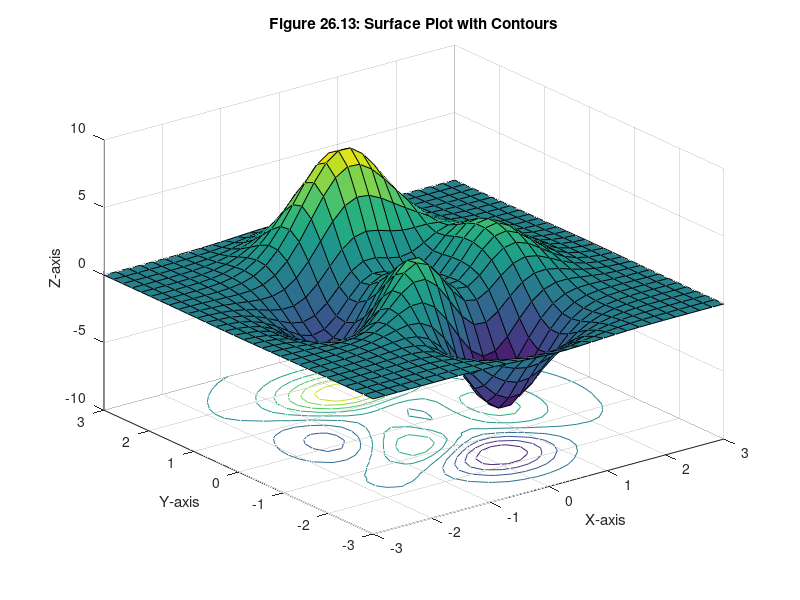

Write MATLAB code to recreate this figure.
[X,Y,Z] = peaks(30);
surfc(X,Y,Z)  % surf plot with contour plot
xlabel('X-axis'), ylabel('Y-axis'), zlabel('Z-axis')
title('Figure 26.13: Surface Plot with Contours')
